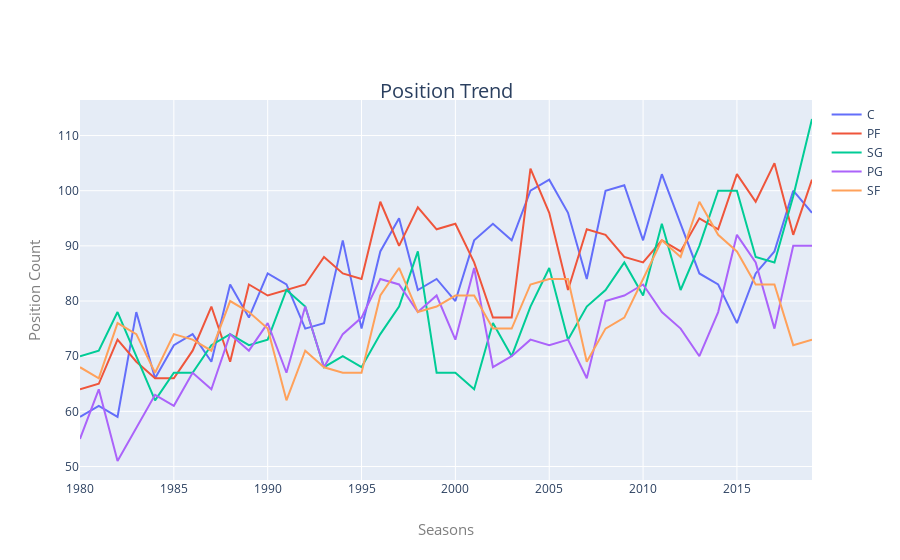

The notebook cell saved with this chart:
### Code cell
# Display trend of positions over the years 
pos_season_df = df_3p_era[df_3p_era.tm != 'TOT'].groupby(['season','pos']).count()[['player']].unstack()

names = list(set(pos_season_df.player.columns))

# create a container for each go.Bar instance
lines = []

# loop through the names list which is each player class 
for i in range(len(names)):
    # dictionary with necessary arguments to graph
    line_dict = dict(name=names[i], x=pos_season_df.index, y=pos_season_df.player[names[i]])
    # add to bars container
    lines.append(line_dict)

# set fig1 to the Figure instance
fig_trend = go.Figure(lines)

fig_trend.update_layout(
    title=go.layout.Title(
        text="Position Trend",
        xref="paper",
        x=0.5,
        y=0.85,
        font=dict(
            size=20)
    ),
    xaxis=go.layout.XAxis(
        title=go.layout.xaxis.Title(
            text="Seasons",
            font=dict(
#                 family="Courier New, monospace",
                size=15,
                color="#7f7f7f"))
    ),
    yaxis=go.layout.YAxis(
        title=go.layout.yaxis.Title(
            text="Position Count",
            font=dict(
#                 family="Courier New, monospace",
                size=15,
                color="#7f7f7f"))))

fig_trend.show()

### Figure 1 — Plotly figure (JSON) as saved in the notebook; plotly's stock layout.template omitted (floating-point values rounded to 4 significant figures)
{"data": [{"name": "C", "type": "scatter", "x": [1980, 1981, 1982, 1983, 1984, 1985, 1986, 1987, 1988, 1989, 1990, 1991, 1992, 1993, 1994, 1995, 1996, 1997, 1998, 1999, 2000, 2001, 2002, 2003, 2004, 2005, 2006, 2007, 2008, 2009, 2010, 2011, 2012, 2013, 2014, 2015, 2016, 2017, 2018, 2019], "y": [59, 61, 59, 78, 66, 72, 74, 69, 83, 77, 85, 83, 75, 76, 91, 75, 89, 95, 82, 84, 80, 91, 94, 91, 100, 102, 96, 84, 100, 101, 91, 103, 94, 85, 83, 76, 85, 89, 100, 96]}, {"name": "PF", "type": "scatter", "x": [1980, 1981, 1982, 1983, 1984, 1985, 1986, 1987, 1988, 1989, 1990, 1991, 1992, 1993, 1994, 1995, 1996, 1997, 1998, 1999, 2000, 2001, 2002, 2003, 2004, 2005, 2006, 2007, 2008, 2009, 2010, 2011, 2012, 2013, 2014, 2015, 2016, 2017, 2018, 2019], "y": [64, 65, 73, 69, 66, 66, 71, 79, 69, 83, 81, 82, 83, 88, 85, 84, 98, 90, 97, 93, 94, 87, 77, 77, 104, 96, 82, 93, 92, 88, 87, 91, 89, 95, 93, 103, 98, 105, 92, 102]}, {"name": "SG", "type": "scatter", "x": [1980, 1981, 1982, 1983, 1984, 1985, 1986, 1987, 1988, 1989, 1990, 1991, 1992, 1993, 1994, 1995, 1996, 1997, 1998, 1999, 2000, 2001, 2002, 2003, 2004, 2005, 2006, 2007, 2008, 2009, 2010, 2011, 2012, 2013, 2014, 2015, 2016, 2017, 2018, 2019], "y": [70, 71, 78, 70, 62, 67, 67, 72, 74, 72, 73, 82, 79, 68, 70, 68, 74, 79, 89, 67, 67, 64, 76, 70, 79, 86, 73, 79, 82, 87, 81, 94, 82, 90, 100, 100, 88, 87, 99, 113]}, {"name": "PG", "type": "scatter", "x": [1980, 1981, 1982, 1983, 1984, 1985, 1986, 1987, 1988, 1989, 1990, 1991, 1992, 1993, 1994, 1995, 1996, 1997, 1998, 1999, 2000, 2001, 2002, 2003, 2004, 2005, 2006, 2007, 2008, 2009, 2010, 2011, 2012, 2013, 2014, 2015, 2016, 2017, 2018, 2019], "y": [55, 64, 51, 57, 63, 61, 67, 64, 74, 71, 76, 67, 79, 68, 74, 77, 84, 83, 78, 81, 73, 86, 68, 70, 73, 72, 73, 66, 80, 81, 83, 78, 75, 70, 78, 92, 87, 75, 90, 90]}, {"name": "SF", "type": "scatter", "x": [1980, 1981, 1982, 1983, 1984, 1985, 1986, 1987, 1988, 1989, 1990, 1991, 1992, 1993, 1994, 1995, 1996, 1997, 1998, 1999, 2000, 2001, 2002, 2003, 2004, 2005, 2006, 2007, 2008, 2009, 2010, 2011, 2012, 2013, 2014, 2015, 2016, 2017, 2018, 2019], "y": [68, 66, 76, 74, 67, 74, 73, 71, 80, 78, 75, 62, 71, 68, 67, 67, 81, 86, 78, 79, 81, 81, 75, 75, 83, 84, 84, 69, 75, 77, 84, 91, 88, 98, 92, 89, 83, 83, 72, 73]}], "layout": {"title": {"font": {"size": 20}, "text": "Position Trend", "x": 0.5, "xref": "paper", "y": 0.85}, "xaxis": {"title": {"font": {"color": "#7f7f7f", "size": 15}, "text": "Seasons"}}, "yaxis": {"title": {"font": {"color": "#7f7f7f", "size": 15}, "text": "Position Count"}}}}
